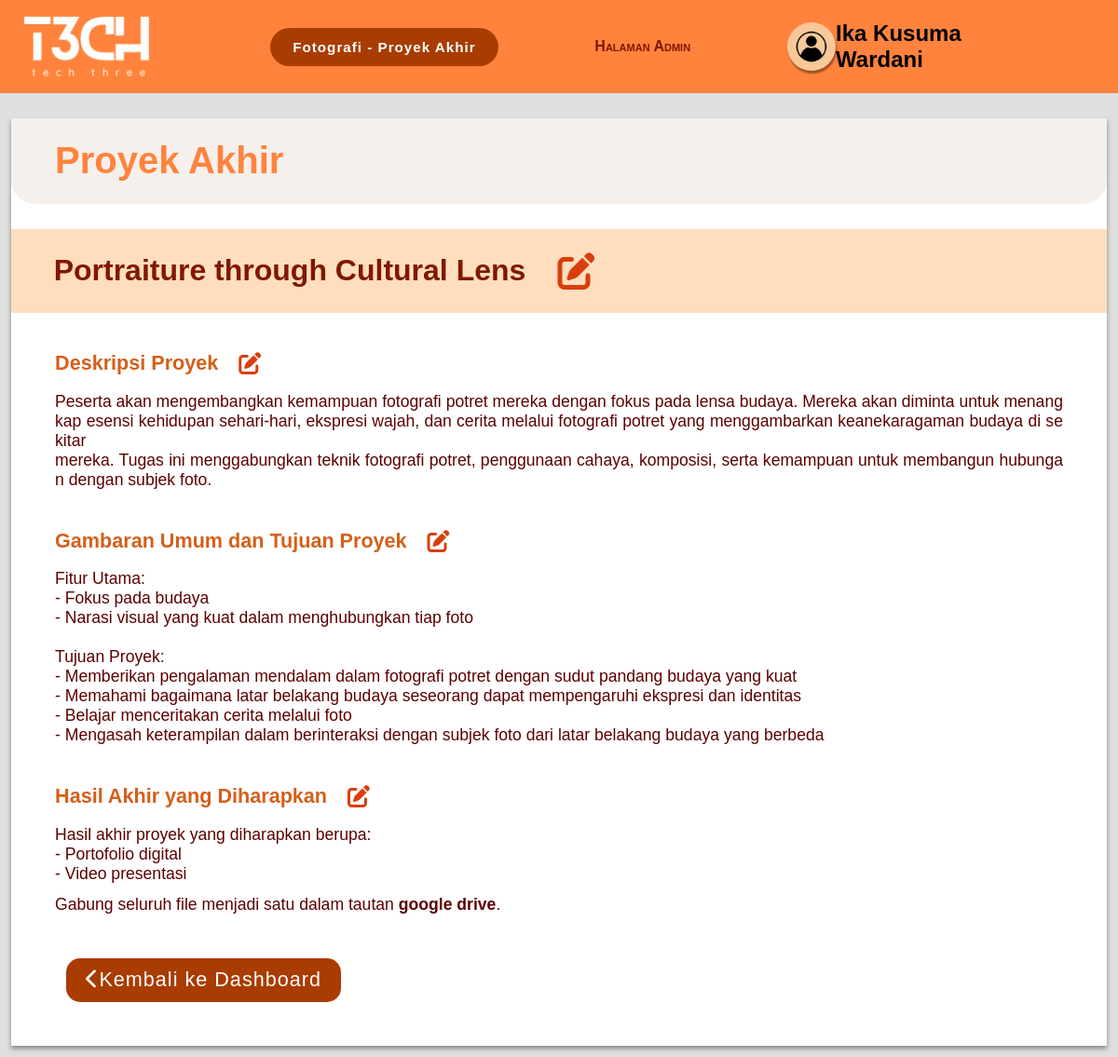
The app's page /editProyekAkhir_fotografi_admin.php (signed in) with its own data.
### tables this page shows
CREATE TABLE `projects` (
  `Id_Projects` varchar(11) NOT NULL,
  `title` varchar(255) NOT NULL,
  `description` text DEFAULT NULL,
  `overview` text DEFAULT NULL,
  `results` text DEFAULT NULL,
  `Id_Kelas` varchar(20) DEFAULT NULL
);

### editProyekAkhir_fotografi_admin.php (the view, shortened to what this page needs)
<?php
include 'db_connect.php';
$admin_id = $_SESSION['admin_id'];
$sql = "SELECT * FROM admin WHERE Id_Admin = ?";
$stmt = $conn->prepare($sql);
$stmt->bind_param('s', $admin_id);
$stmt->execute();
$result = $stmt->get_result();
$admin = $result->fetch_assoc();
if ($admin) {
    $admin_name = htmlspecialchars($admin['Nama_Admin']);
} else {
    $admin_name = "Informasi admin tidak ditemukan";
}
$id_project = 'PR02';
$sql_project = "SELECT * FROM projects WHERE Id_Projects = ?";
$stmt_project = $conn->prepare($sql_project);
$stmt_project->bind_param('s', $id_project);
$stmt_project->execute();
$result_project = $stmt_project->get_result();
$project = $result_project->fetch_assoc();
?>
<!DOCTYPE html>
<html lang="id">
<head>
    <link rel="stylesheet" href="editProyekAkhir.css">
    <link rel="stylesheet" href="https://cdnjs.cloudflare.com/ajax/libs/font-awesome/6.0.0-beta3/css/all.min.css">
</head>
<body>
<header>
    <a id="logo_link" href="dashboard_admin.php">
        <img src="Logo.png" id="logo">
    </a>
    <h3>Fotografi - Proyek Akhir</h3>
    <h4 class="halaman_admin">Halaman Admin</h4>
    <section class="profileAdjust">
        <img src="user.png">
        <h2><?php echo $admin_name; ?></h2>
    </section>
</header>
<main>
    <h1>Proyek Akhir</h1>
    <section class="editable_nama_materi">
        <h2><?php echo htmlspecialchars($project['title']); ?></h2>
        <i class="fa-solid fa-pen-to-square" onclick="editMateriJudul()"></i>
    </section>
    <section class="editable_icon_video">
        <h2>Deskripsi Proyek</h2>
        <i class="fa-solid fa-pen-to-square" onclick="editSection(this, 'description')"></i>
    </section>
    <p class="paragraf"><?php echo htmlspecialchars($project['description']); ?></p>
    <section class="editable_icon_video">
        <h2>Gambaran Umum dan Tujuan Proyek</h2>
        <i class="fa-solid fa-pen-to-square" onclick="editSection(this, 'overview')"></i>
    </section>
    <p class="paragraf"><?php echo htmlspecialchars($project['overview']); ?></p>
    <section class="editable_icon_video">
        <h2>Hasil Akhir yang Diharapkan</h2>
        <i class="fa-solid fa-pen-to-square" onclick="editSection(this, 'results')"></i>
    </section>
    <p class="paragraf"><?php echo htmlspecialchars($project['results']); ?></p>
    <p class="paragraf paragrafNone">Gabung seluruh file menjadi satu dalam tautan <span class="googleDrive">google drive</span>.</p>
    <section class="backToDashboard">
        <button onclick="redirectToPage('dashboard_admin.php')">
            <i class="fa-solid fa-chevron-left"></i>Kembali ke Dashboard</button>
    </section>
</main>
</body>
</html>

### editProyekAkhir.css (style rules this page uses)
body { margin: 0; background-color: #dfdfdf; font-family: sans-serif; }
header { background-color: #FF833D; display: flex; justify-content: space-between; align-items: center; height: 100px; width: 100%; position: sticky; z-index: 2; }
#logo_link { display: flex; align-items: center; margin: 0 2%; height: 100%; }
#logo { height: 70%; width: auto; cursor: pointer; }
header h3 { background-color: #A93C00; color: #FFFFFF; padding: 1% 2%; font-size: 95%; border-radius: 25px; letter-spacing: 1px; left: 0; }
.profileAdjust { display: flex; justify-content: center; align-items: center; margin-right: 7%; }
.profileAdjust img { width: 3vw; border-radius: 50%; background-color: #f9c899; padding: 3%; box-shadow: 1px 3px 2px rgba(0, 0, 0, 0.4); }
.halaman_admin { font-variant: small-caps; color: #811700; }
main { background-color: #FFFFFF; margin: 1%; box-shadow: 0 3px 5px rgba(0, 0, 0, 0.4); height: 100%; }
main h1 { font-size: 5vh; color: #FF833D; background-color: #f5f0ec; padding: 2% 4%; border-radius: 0 0 25px 25px; }
.editable_nama_materi { background-color: #ffdebe; display: flex; justify-content: flex-start; align-items: center; padding-right: 3%; }
.editable_nama_materi h2 { font-size: 4vh; font-weight: 600; color: #811700; padding: 0 3% 0 4%; }
.editable_nama_materi i { font-size: 5vh; color: #da3e0a; }
.editable_icon_video { margin-top: 2%; display: flex; justify-content: flex-start; align-items: center; padding: 0 3% 0 4%; }
.editable_icon_video i { font-size: 150%; color: #da3e0a; }
.editable_icon_video h2 { font-size: 135%; font-weight: 600; color: #D45F19; padding-right: 2%; }
.backToDashboard { display: flex; justify-content: space-between; align-items: center; padding: 0 5% 4% 5%; margin-top: 4%; }
button { background-color: #A93C00; border-radius: 15px; color: #FFFFFF; padding: 1% 2%; font-size: 135%; letter-spacing: 1px; border: 0; }
.paragraf { margin: 0 4%; white-space: pre-line; word-break: break-all; color: #5C0000; font-size: 110%; text-align: justify; }
.paragrafNone { margin-top: 1%; }
.googleDrive { font-weight: 750; }

### records on screen
projects: title "Portraiture through Cultural Lens", description "Peserta akan mengembangkan kemampuan fotografi potret mereka dengan fokus pada lensa budaya. Mereka akan diminta untuk menangkap esensi kehidupan sehari-hari, ekspresi wajah, dan cerita melalui fotografi potret yang menggambarkan keanekaragaman budaya di sekitar mereka. Tugas ini menggabungkan teknik fotografi potret, penggunaan cahaya, komposisi, serta kemampuan untuk membangun hubungan dengan subjek foto.", overview "Fitur Utama: - Fokus pada budaya - Narasi visual yang kuat dalam menghubungkan tiap foto Tujuan Proyek: - Memberikan pengalaman mendalam dalam fotografi potret dengan sudut pandang budaya yang kuat - Memahami bagaimana latar belakang budaya seseorang dapat mempengaruhi ekspresi dan identitas - Belajar menceritakan cerita melalui foto - Mengasah keterampilan dalam berinteraksi dengan subjek foto dari latar belakang budaya yang berbeda", results "Hasil akhir proyek yang diharapkan berupa: - Portofolio digital - Video presentasi"

### other values on screen
$admin_name "Ika Kusuma Wardani"
